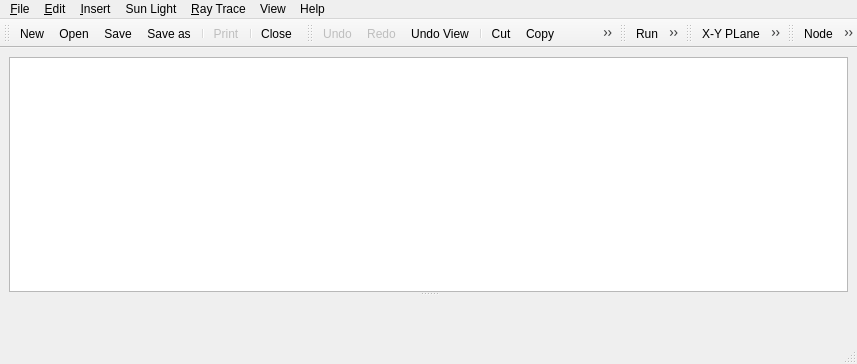
<?xml version="1.0" encoding="UTF-8"?>
<ui version="4.0">
 <author>Manuel J. Blanco</author>
 <class>MainWindow</class>
 <widget class="QMainWindow" name="MainWindow">
  <property name="enabled">
   <bool>true</bool>
  </property>
  <property name="geometry">
   <rect>
    <x>0</x>
    <y>0</y>
    <width>857</width>
    <height>364</height>
   </rect>
  </property>
  <property name="sizePolicy">
   <sizepolicy hsizetype="Maximum" vsizetype="Maximum">
    <horstretch>0</horstretch>
    <verstretch>0</verstretch>
   </sizepolicy>
  </property>
  <property name="acceptDrops">
   <bool>true</bool>
  </property>
  <property name="windowTitle">
   <string>Tonatiuh</string>
  </property>
  <property name="windowIcon">
   <iconset resource="../../tonatiuh.qrc">
    <normaloff>:/icons/LogoTonatiuh.png</normaloff>:/icons/LogoTonatiuh.png</iconset>
  </property>
  <widget class="QWidget" name="centralWidget">
   <property name="sizePolicy">
    <sizepolicy hsizetype="Expanding" vsizetype="Expanding">
     <horstretch>0</horstretch>
     <verstretch>0</verstretch>
    </sizepolicy>
   </property>
   <layout class="QVBoxLayout">
    <item>
     <widget class="QSplitter" name="horizontalSplitter">
      <property name="orientation">
       <enum>Qt::Horizontal</enum>
      </property>
      <widget class="QSplitter" name="modelSplitter">
       <property name="orientation">
        <enum>Qt::Vertical</enum>
       </property>
       <widget class="SceneModelView" name="treeView">
        <property name="sizePolicy">
         <sizepolicy hsizetype="Preferred" vsizetype="Preferred">
          <horstretch>0</horstretch>
          <verstretch>0</verstretch>
         </sizepolicy>
        </property>
        <property name="acceptDrops">
         <bool>true</bool>
        </property>
        <property name="horizontalScrollBarPolicy">
         <enum>Qt::ScrollBarAsNeeded</enum>
        </property>
        <property name="dragEnabled">
         <bool>true</bool>
        </property>
        <property name="dragDropMode">
         <enum>QAbstractItemView::InternalMove</enum>
        </property>
        <property name="selectionBehavior">
         <enum>QAbstractItemView::SelectRows</enum>
        </property>
        <property name="allColumnsShowFocus">
         <bool>false</bool>
        </property>
       </widget>
       <widget class="ParametersView" name="parametersView" native="true">
        <property name="sizePolicy">
         <sizepolicy hsizetype="Preferred" vsizetype="Preferred">
          <horstretch>0</horstretch>
          <verstretch>0</verstretch>
         </sizepolicy>
        </property>
       </widget>
      </widget>
     </widget>
    </item>
   </layout>
  </widget>
  <widget class="QMenuBar" name="menubar">
   <property name="geometry">
    <rect>
     <x>0</x>
     <y>0</y>
     <width>857</width>
     <height>21</height>
    </rect>
   </property>
   <widget class="QMenu" name="menuEdit">
    <property name="title">
     <string>&amp;Edit</string>
    </property>
    <addaction name="actionUndo"/>
    <addaction name="actionRedo"/>
    <addaction name="separator"/>
    <addaction name="actionCut"/>
    <addaction name="actionCopy"/>
    <addaction name="actionPaste_Copy"/>
    <addaction name="actionPaste_Link"/>
    <addaction name="actionDelete"/>
   </widget>
   <widget class="QMenu" name="menuFile">
    <property name="title">
     <string>&amp;File</string>
    </property>
    <widget class="QMenu" name="menuRecent">
     <property name="title">
      <string>&amp;Recent</string>
     </property>
    </widget>
    <addaction name="actionNew"/>
    <addaction name="actionOpen"/>
    <addaction name="menuRecent"/>
    <addaction name="separator"/>
    <addaction name="actionSave"/>
    <addaction name="actionSaveAs"/>
    <addaction name="actionSaveComponent"/>
    <addaction name="separator"/>
    <addaction name="actionPrint"/>
    <addaction name="separator"/>
    <addaction name="actionClose"/>
   </widget>
   <widget class="QMenu" name="menuView">
    <property name="title">
     <string>View</string>
    </property>
    <addaction name="actionAxis"/>
    <addaction name="actionBackground"/>
    <addaction name="actionEdit_Mode"/>
    <addaction name="separator"/>
    <addaction name="action_X_Y_Plane"/>
    <addaction name="action_X_Z_Plane"/>
    <addaction name="action_Y_Z_Plane"/>
    <addaction name="actionSunPlane"/>
    <addaction name="separator"/>
    <addaction name="actionGrid"/>
    <addaction name="actionGridSettings"/>
   </widget>
   <widget class="QMenu" name="menuInsert">
    <property name="title">
     <string>&amp;Insert</string>
    </property>
    <addaction name="actionNode"/>
    <addaction name="actionShapeKit"/>
    <addaction name="actionUserComponent"/>
    <addaction name="separator"/>
   </widget>
   <widget class="QMenu" name="menuSun_Light">
    <property name="title">
     <string>Sun Light</string>
    </property>
    <addaction name="actionDefine_SunLight"/>
    <addaction name="actionCalculateSunPosition"/>
   </widget>
   <widget class="QMenu" name="menu_Raytrace">
    <property name="title">
     <string>&amp;Ray Trace</string>
    </property>
    <addaction name="actionRayTraceRun"/>
    <addaction name="actionDisplay_rays"/>
    <addaction name="actionExport_PhotonMap"/>
    <addaction name="separator"/>
    <addaction name="actionRayTraceOptions"/>
   </widget>
   <widget class="QMenu" name="menuHelp">
    <property name="title">
     <string>Help</string>
    </property>
    <addaction name="actionAbout"/>
   </widget>
   <addaction name="menuFile"/>
   <addaction name="menuEdit"/>
   <addaction name="menuInsert"/>
   <addaction name="menuSun_Light"/>
   <addaction name="menu_Raytrace"/>
   <addaction name="menuView"/>
   <addaction name="menuHelp"/>
  </widget>
  <widget class="QStatusBar" name="statusbar"/>
  <widget class="QToolBar" name="fileToolBar">
   <property name="orientation">
    <enum>Qt::Horizontal</enum>
   </property>
   <attribute name="toolBarArea">
    <enum>TopToolBarArea</enum>
   </attribute>
   <attribute name="toolBarBreak">
    <bool>false</bool>
   </attribute>
   <addaction name="actionNew"/>
   <addaction name="actionOpen"/>
   <addaction name="actionSave"/>
   <addaction name="actionSaveAs"/>
   <addaction name="separator"/>
   <addaction name="actionPrint"/>
   <addaction name="separator"/>
   <addaction name="actionClose"/>
  </widget>
  <widget class="QToolBar" name="editToolBar">
   <property name="orientation">
    <enum>Qt::Horizontal</enum>
   </property>
   <attribute name="toolBarArea">
    <enum>TopToolBarArea</enum>
   </attribute>
   <attribute name="toolBarBreak">
    <bool>false</bool>
   </attribute>
   <addaction name="actionUndo"/>
   <addaction name="actionRedo"/>
   <addaction name="actionUndoView"/>
   <addaction name="separator"/>
   <addaction name="actionCut"/>
   <addaction name="actionCopy"/>
   <addaction name="actionPaste_Copy"/>
   <addaction name="actionPaste_Link"/>
   <addaction name="actionDelete"/>
  </widget>
  <widget class="QToolBar" name="raytraceToolBar">
   <property name="windowTitle">
    <string>toolBar</string>
   </property>
   <attribute name="toolBarArea">
    <enum>TopToolBarArea</enum>
   </attribute>
   <attribute name="toolBarBreak">
    <bool>false</bool>
   </attribute>
   <addaction name="actionRayTraceRun"/>
   <addaction name="actionExport_PhotonMap"/>
  </widget>
  <widget class="QToolBar" name="viewToolBar">
   <property name="windowTitle">
    <string>toolBar</string>
   </property>
   <attribute name="toolBarArea">
    <enum>TopToolBarArea</enum>
   </attribute>
   <attribute name="toolBarBreak">
    <bool>false</bool>
   </attribute>
   <addaction name="action_X_Y_Plane"/>
   <addaction name="action_Y_Z_Plane"/>
   <addaction name="action_X_Z_Plane"/>
   <addaction name="actionSunPlane"/>
   <addaction name="separator"/>
   <addaction name="actionGridSettings"/>
  </widget>
  <widget class="QToolBar" name="insertTollBar">
   <property name="windowTitle">
    <string>toolBar_2</string>
   </property>
   <attribute name="toolBarArea">
    <enum>TopToolBarArea</enum>
   </attribute>
   <attribute name="toolBarBreak">
    <bool>false</bool>
   </attribute>
   <addaction name="actionNode"/>
   <addaction name="actionShapeKit"/>
  </widget>
  <action name="actionNew">
   <property name="icon">
    <iconset resource="../../tonatiuh.qrc">
     <normaloff>:/icons/new.png</normaloff>:/icons/new.png</iconset>
   </property>
   <property name="text">
    <string>&amp;New</string>
   </property>
  </action>
  <action name="actionOpen">
   <property name="icon">
    <iconset resource="../../tonatiuh.qrc">
     <normaloff>:/icons/open.png</normaloff>:/icons/open.png</iconset>
   </property>
   <property name="text">
    <string>&amp;Open ...</string>
   </property>
  </action>
  <action name="actionSave">
   <property name="icon">
    <iconset resource="../../tonatiuh.qrc">
     <normaloff>:/icons/save.png</normaloff>:/icons/save.png</iconset>
   </property>
   <property name="text">
    <string>&amp;Save</string>
   </property>
  </action>
  <action name="actionSaveAs">
   <property name="icon">
    <iconset resource="../../tonatiuh.qrc">
     <normaloff>:/icons/saveas.png</normaloff>:/icons/saveas.png</iconset>
   </property>
   <property name="text">
    <string>Save &amp;as ...</string>
   </property>
  </action>
  <action name="actionPrint">
   <property name="enabled">
    <bool>false</bool>
   </property>
   <property name="icon">
    <iconset resource="../../tonatiuh.qrc">
     <normaloff>:/icons/print.png</normaloff>:/icons/print.png</iconset>
   </property>
   <property name="text">
    <string>&amp;Print</string>
   </property>
  </action>
  <action name="actionClose">
   <property name="icon">
    <iconset resource="../../tonatiuh.qrc">
     <normaloff>:/icons/close.png</normaloff>:/icons/close.png</iconset>
   </property>
   <property name="text">
    <string>&amp;Close</string>
   </property>
  </action>
  <action name="actionUndo">
   <property name="enabled">
    <bool>false</bool>
   </property>
   <property name="icon">
    <iconset resource="../../tonatiuh.qrc">
     <normaloff>:/icons/undo.png</normaloff>:/icons/undo.png</iconset>
   </property>
   <property name="text">
    <string>&amp;Undo</string>
   </property>
  </action>
  <action name="actionRedo">
   <property name="enabled">
    <bool>false</bool>
   </property>
   <property name="icon">
    <iconset resource="../../tonatiuh.qrc">
     <normaloff>:/icons/redo.png</normaloff>:/icons/redo.png</iconset>
   </property>
   <property name="text">
    <string>&amp;Redo</string>
   </property>
  </action>
  <action name="actionCut">
   <property name="icon">
    <iconset resource="../../tonatiuh.qrc">
     <normaloff>:/icons/cut.png</normaloff>:/icons/cut.png</iconset>
   </property>
   <property name="text">
    <string>&amp;Cut</string>
   </property>
   <property name="shortcut">
    <string>Ctrl+X</string>
   </property>
  </action>
  <action name="actionCopy">
   <property name="icon">
    <iconset resource="../../tonatiuh.qrc">
     <normaloff>:/icons/copy.png</normaloff>:/icons/copy.png</iconset>
   </property>
   <property name="text">
    <string>&amp;Copy</string>
   </property>
   <property name="shortcut">
    <string>Ctrl+C</string>
   </property>
  </action>
  <action name="actionPaste_Copy">
   <property name="icon">
    <iconset resource="../../tonatiuh.qrc">
     <normaloff>:/icons/paste.png</normaloff>:/icons/paste.png</iconset>
   </property>
   <property name="text">
    <string>&amp;Paste</string>
   </property>
   <property name="shortcut">
    <string>Ctrl+V</string>
   </property>
  </action>
  <action name="actionRayTraceRun">
   <property name="icon">
    <iconset resource="../../tonatiuh.qrc">
     <normaloff>:/icons/raytrace.png</normaloff>:/icons/raytrace.png</iconset>
   </property>
   <property name="text">
    <string>&amp;Run</string>
   </property>
  </action>
  <action name="actionAxis">
   <property name="checkable">
    <bool>true</bool>
   </property>
   <property name="checked">
    <bool>true</bool>
   </property>
   <property name="enabled">
    <bool>true</bool>
   </property>
   <property name="text">
    <string>Axis</string>
   </property>
   <property name="toolTip">
    <string>Draw Shape Local Axis</string>
   </property>
  </action>
  <action name="actionUndoView">
   <property name="icon">
    <iconset resource="../../tonatiuh.qrc">
     <normaloff>:/icons/undoView.png</normaloff>:/icons/undoView.png</iconset>
   </property>
   <property name="text">
    <string>Undo View</string>
   </property>
  </action>
  <action name="actionNode">
   <property name="icon">
    <iconset resource="../../tonatiuh.qrc">
     <normaloff>:/icons/separatorKit.png</normaloff>:/icons/separatorKit.png</iconset>
   </property>
   <property name="text">
    <string>Node</string>
   </property>
  </action>
  <action name="actionDisplay_rays">
   <property name="checkable">
    <bool>true</bool>
   </property>
   <property name="checked">
    <bool>false</bool>
   </property>
   <property name="enabled">
    <bool>false</bool>
   </property>
   <property name="text">
    <string>Display rays</string>
   </property>
  </action>
  <action name="actionPaste_Link">
   <property name="icon">
    <iconset resource="../../tonatiuh.qrc">
     <normaloff>:/icons/paste_link.png</normaloff>:/icons/paste_link.png</iconset>
   </property>
   <property name="text">
    <string>Paste Link</string>
   </property>
  </action>
  <action name="actionDelete">
   <property name="icon">
    <iconset resource="../../tonatiuh.qrc">
     <normaloff>:/icons/delete.png</normaloff>:/icons/delete.png</iconset>
   </property>
   <property name="text">
    <string>Delete</string>
   </property>
   <property name="shortcut">
    <string>Backspace</string>
   </property>
  </action>
  <action name="actionRayTraceOptions">
   <property name="text">
    <string>Ray Trace Options ...</string>
   </property>
  </action>
  <action name="actionShapeKit">
   <property name="icon">
    <iconset resource="../../tonatiuh.qrc">
     <normaloff>:/icons/shapeKit.png</normaloff>:/icons/shapeKit.png</iconset>
   </property>
   <property name="text">
    <string>ShapeKit</string>
   </property>
  </action>
  <action name="action_X_Y_Plane">
   <property name="icon">
    <iconset resource="../../tonatiuh.qrc">
     <normaloff>:/icons/viewer_viewXY.png</normaloff>:/icons/viewer_viewXY.png</iconset>
   </property>
   <property name="text">
    <string>X-Y PLane</string>
   </property>
  </action>
  <action name="action_X_Z_Plane">
   <property name="icon">
    <iconset resource="../../tonatiuh.qrc">
     <normaloff>:/icons/viewer_viewXZ.png</normaloff>:/icons/viewer_viewXZ.png</iconset>
   </property>
   <property name="text">
    <string>X-Z Plane</string>
   </property>
  </action>
  <action name="action_Y_Z_Plane">
   <property name="icon">
    <iconset resource="../../tonatiuh.qrc">
     <normaloff>:/icons/viewer_viewYZ.png</normaloff>:/icons/viewer_viewYZ.png</iconset>
   </property>
   <property name="text">
    <string>Z-YPlane</string>
   </property>
  </action>
  <action name="actionDefine_SunLight">
   <property name="enabled">
    <bool>true</bool>
   </property>
   <property name="icon">
    <iconset resource="../../tonatiuh.qrc">
     <normaloff>:/icons/lightKit.png</normaloff>:/icons/lightKit.png</iconset>
   </property>
   <property name="text">
    <string>Define SunLight ...</string>
   </property>
  </action>
  <action name="actionEdit_Mode">
   <property name="checkable">
    <bool>true</bool>
   </property>
   <property name="text">
    <string>Edit Mode</string>
   </property>
  </action>
  <action name="actionGrid">
   <property name="checkable">
    <bool>true</bool>
   </property>
   <property name="checked">
    <bool>false</bool>
   </property>
   <property name="enabled">
    <bool>true</bool>
   </property>
   <property name="text">
    <string>Grid</string>
   </property>
  </action>
  <action name="actionBackground">
   <property name="checkable">
    <bool>true</bool>
   </property>
   <property name="checked">
    <bool>true</bool>
   </property>
   <property name="text">
    <string>Background</string>
   </property>
  </action>
  <action name="actionCalculateSunPosition">
   <property name="checkable">
    <bool>false</bool>
   </property>
   <property name="enabled">
    <bool>false</bool>
   </property>
   <property name="text">
    <string>Sun Position Calculator ...</string>
   </property>
  </action>
  <action name="actionExport_PhotonMap">
   <property name="icon">
    <iconset resource="../../tonatiuh.qrc">
     <normaloff>:/icons/export.png</normaloff>:/icons/export.png</iconset>
   </property>
   <property name="text">
    <string>Export PhotonMap</string>
   </property>
  </action>
  <action name="actionUserComponent">
   <property name="text">
    <string>User Component</string>
   </property>
  </action>
  <action name="actionSaveComponent">
   <property name="text">
    <string>Save Component</string>
   </property>
  </action>
  <action name="actionSunPlane">
   <property name="icon">
    <iconset resource="../../tonatiuh.qrc">
     <normaloff>:/icons/viewer_viewSun.png</normaloff>:/icons/viewer_viewSun.png</iconset>
   </property>
   <property name="text">
    <string>SunPlane</string>
   </property>
  </action>
  <action name="actionGridSettings">
   <property name="enabled">
    <bool>false</bool>
   </property>
   <property name="icon">
    <iconset resource="../../tonatiuh.qrc">
     <normaloff>:/icons/grid.png</normaloff>:/icons/grid.png</iconset>
   </property>
   <property name="text">
    <string>Grid Settings ...</string>
   </property>
  </action>
  <action name="actionAbout">
   <property name="text">
    <string>About...</string>
   </property>
  </action>
 </widget>
 <layoutdefault spacing="6" margin="9"/>
 <customwidgets>
  <customwidget>
   <class>ParametersView</class>
   <extends>QWidget</extends>
   <header location="global">ParametersView.h</header>
   <container>1</container>
  </customwidget>
  <customwidget>
   <class>SceneModelView</class>
   <extends>QTreeView</extends>
   <header location="global">SceneModelView.h</header>
  </customwidget>
 </customwidgets>
 <resources>
  <include location="../../tonatiuh.qrc"/>
 </resources>
 <connections>
  <connection>
   <sender>actionGrid</sender>
   <signal>toggled(bool)</signal>
   <receiver>actionGridSettings</receiver>
   <slot>setEnabled(bool)</slot>
   <hints>
    <hint type="sourcelabel">
     <x>-1</x>
     <y>-1</y>
    </hint>
    <hint type="destinationlabel">
     <x>-1</x>
     <y>-1</y>
    </hint>
   </hints>
  </connection>
 </connections>
</ui>
